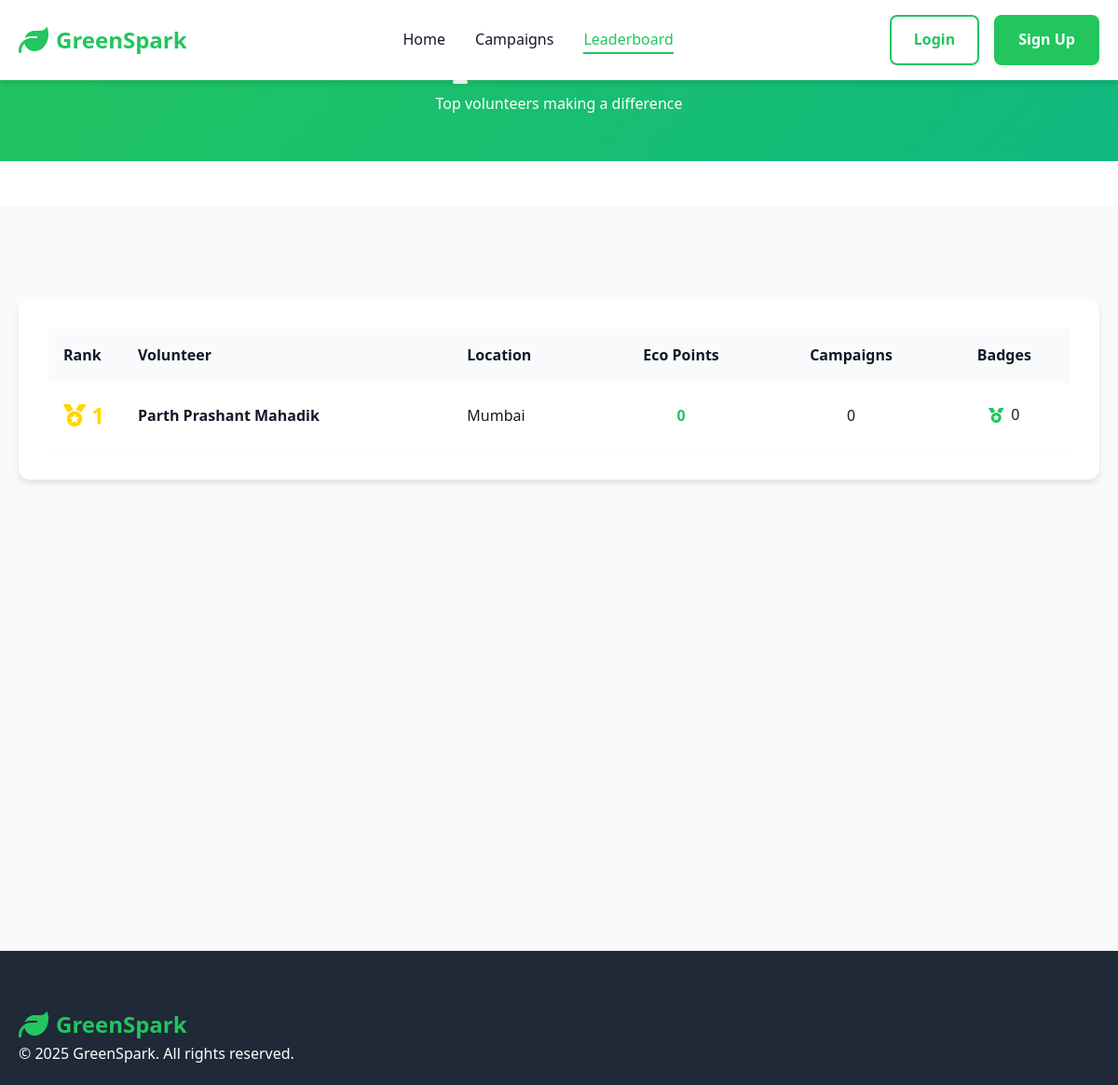
The page /leaderboard on the database as committed earlier.
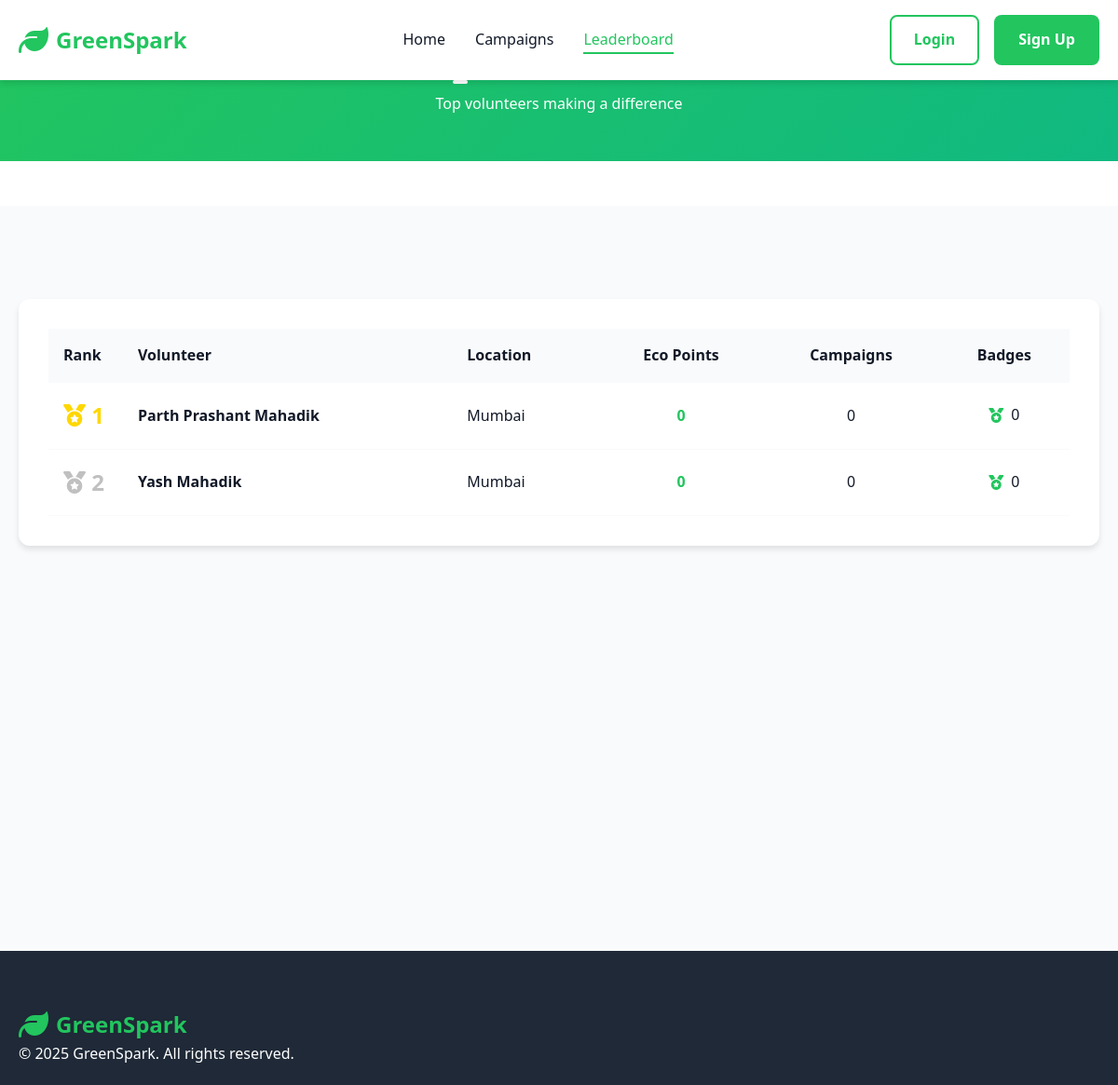
The same page on the database as committed later.
### tables this page shows
CREATE TABLE users (
            id INTEGER PRIMARY KEY AUTOINCREMENT,
            name TEXT NOT NULL,
            email TEXT UNIQUE NOT NULL,
            phone TEXT NOT NULL,
            location TEXT NOT NULL,
            password TEXT NOT NULL,
            eco_points INTEGER DEFAULT 0,
            created_at TIMESTAMP DEFAULT CURRENT_TIMESTAMP
        );

### app.py (the view)
@app.route('/leaderboard')
def leaderboard():
    conn = get_db()
    cursor = conn.cursor()
    top_users = cursor.execute('''
        SELECT u.id, u.name, u.eco_points, u.location,
               COUNT(DISTINCT ub.id) as badge_count,
               COUNT(DISTINCT cc.id) as campaigns_completed
        FROM users u
        LEFT JOIN user_badges ub ON u.id = ub.user_id
        LEFT JOIN campaign_completions cc ON u.id = cc.user_id
        GROUP BY u.id
        ORDER BY u.eco_points DESC, campaigns_completed DESC
        LIMIT 50
    ''').fetchall()
    conn.close()
    return render_template('leaderboard.html', top_users=top_users,
                         user={'id': session.get('user_id'), 'name': session.get('user_name')} if 'user_id' in session else None)

### app.py (called while the page is built)
def get_db():
    conn = sqlite3.connect(DATABASE)
    conn.row_factory = sqlite3.Row
    conn.execute('PRAGMA foreign_keys = ON')
    return conn

### templates/leaderboard.html (shortened to what this page needs)
<!DOCTYPE html>
<html lang="en">
<head>
    <link rel="stylesheet" href="static/css/style.css">
    <link rel="stylesheet" href="https://cdnjs.cloudflare.com/ajax/libs/font-awesome/6.4.0/css/all.min.css">
</head>
<body>
    <nav class="navbar">
        <div class="container">
            <div class="nav-content">
                <div class="logo">
                    <i class="fas fa-leaf"></i>
                    <a href="/" style="color: inherit;"><span>GreenSpark</span></a>
                </div>
                <ul class="nav-links">
                    <li><a href="/">Home</a></li>
                    <li><a href="/campaigns">Campaigns</a></li>
                    <li><a href="/leaderboard" class="active">Leaderboard</a></li>
                </ul>
                <div class="nav-buttons">
                    {% if user %}
                        <a href="/dashboard" class="btn btn-outline">Dashboard</a>
                        <a href="/logout" class="btn btn-primary">Logout</a>
                    {% else %}
                        <a href="/login" class="btn btn-outline">Login</a>
                        <a href="/register" class="btn btn-primary">Sign Up</a>
                    {% endif %}
                </div>
            </div>
        </div>
    </nav>
    <div class="leaderboard-header">
        <div class="container">
            <h1> Leaderboard</h1>
            <p>Top volunteers making a difference</p>
        </div>
    </div>
    <div class="leaderboard-page">
        <div class="container">
            <div class="leaderboard-table">
                <table>
                    <thead>
                        <tr>
                            <th style="width: 80px;">Rank</th>
                            <th>Volunteer</th>
                            <th>Location</th>
                            <th style="text-align: center;">Eco Points</th>
                            <th style="text-align: center;">Campaigns</th>
                            <th style="text-align: center;">Badges</th>
                        </tr>
                    </thead>
                    <tbody>
                        {% for user_data in top_users %}
                        <tr>
                            <td>
                                <span class="rank {% if loop.index == 1 %}rank-1{% elif loop.index == 2 %}rank-2{% elif loop.index == 3 %}rank-3{% endif %}">
                                    {% if loop.index <= 3 %}
                                        <i class="fas fa-medal"></i>
                                    {% endif %}
                                    {{ loop.index }}
                                </span>
                            </td>
                            <td><strong>{{ user_data.name }}</strong></td>
                            <td>{{ user_data.location or 'N/A' }}</td>
                            <td style="text-align: center;">
                                <span style="color: var(--primary-color); font-weight: bold;">{{ user_data.eco_points }}</span>
                            </td>
                            <td style="text-align: center;">{{ user_data.campaigns_completed }}</td>
                            <td style="text-align: center;">
                                <span class="badge-count">
                                    <i class="fas fa-medal" style="color: var(--primary-color);"></i>
                                    {{ user_data.badge_count }}
                                </span>
                            </td>
                        </tr>
                        {% endfor %}
                    </tbody>
                </table>
            </div>
        </div>
    </div>
    <footer class="footer footer-minimal">
        <div class="container">
            <div class="footer-minimal-content">
                <div class="logo">
                    <i class="fas fa-leaf"></i>
                    <span>GreenSpark</span>
                </div>
                <p>&copy; 2025 GreenSpark. All rights reserved.</p>
            </div>
        </div>
    </footer>
</body>
</html>

### static/css/style.css (style rules this page uses)
* { margin: 0; padding: 0; box-sizing: border-box; }
:root { --primary-color: #22c55e; --primary-dark: #16a34a; --primary-light: #86efac; --secondary-color: #10b981; --accent-color: #14b8a6; --dark-color: #1f2937; --light-color: #f9fafb; --text-dark: #111827; --text-light: #6b7280; --white: #ffffff; --shadow: 0 4px 6px rgba(0, 0, 0, 0.1); --shadow-lg: 0 10px 25px rgba(0, 0, 0, 0.15); --transition: all 0.3s ease; }
body { font-family: 'Segoe UI', Tahoma, Geneva, Verdana, sans-serif; line-height: 1.6; color: var(--text-dark); background-color: var(--white); }
.container { max-width: 1200px; margin: 0 auto; padding: 0 20px; }
a { text-decoration: none; color: inherit; }
ul { list-style: none; }
.navbar { background-color: var(--white); box-shadow: var(--shadow); position: fixed; width: 100%; top: 0; z-index: 1000; transition: var(--transition); }
.nav-content { display: flex; justify-content: space-between; align-items: center; padding: 1rem 0; }
.logo { display: flex; align-items: center; gap: 0.5rem; font-size: 1.5rem; font-weight: bold; color: var(--primary-color); }
.logo i { font-size: 2rem; }
.nav-links { display: flex; gap: 2rem; align-items: center; }
.nav-links a { color: var(--text-dark); font-weight: 500; transition: var(--transition); position: relative; }
.nav-links a:hover, .nav-links a.active { color: var(--primary-color); }
.nav-links a::after { content: ''; position: absolute; bottom: -5px; left: 0; width: 0; height: 2px; background-color: var(--primary-color); transition: var(--transition); }
.nav-links a:hover::after, .nav-links a.active::after { width: 100%; }
.nav-buttons { display: flex; gap: 1rem; }
.btn { display: inline-block; padding: 0.75rem 1.5rem; border-radius: 8px; font-weight: 600; text-align: center; cursor: pointer; transition: var(--transition); border: 2px solid transparent; }
.btn-primary { background-color: var(--primary-color); color: var(--white); }
.btn-outline { border: 2px solid var(--primary-color); color: var(--primary-color); background-color: transparent; }
.footer { background-color: var(--dark-color); color: var(--white); padding: 60px 0 20px; }

### templates/leaderboard.html (style rules this page uses)
.leaderboard-page { padding: 100px 0 60px; min-height: 100vh; background-color: var(--light-color); }
.leaderboard-header { background: linear-gradient(135deg, var(--primary-color), var(--secondary-color)); color: var(--white); padding: 3rem 0; margin-bottom: 3rem; text-align: center; }
.leaderboard-table { background: var(--white); padding: 2rem; border-radius: 12px; box-shadow: var(--shadow); }
table { width: 100%; border-collapse: collapse; }
th, td { padding: 1rem; text-align: left; border-bottom: 1px solid var(--light-color); }
th { background: var(--light-color); font-weight: 600; }
.rank { font-size: 1.5rem; font-weight: bold; color: var(--primary-color); }
.rank-1 { color: #FFD700; }
.rank-2 { color: #C0C0C0; }
.badge-count { display: inline-flex; align-items: center; gap: 0.5rem; }

Rows that differ between the two databases and show on the page:
added users: name "Yash Mahadik", location "Mumbai", eco_points "0", campaigns_completed "0", badge_count "0"
